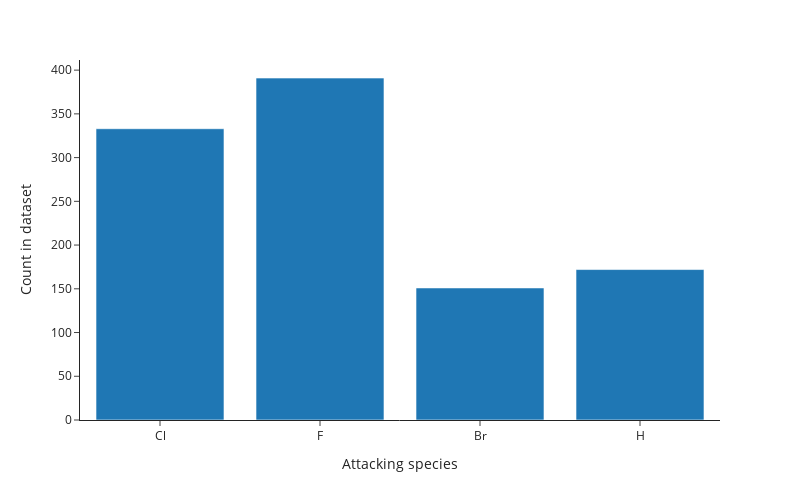

The notebook cell this image was saved under:
### Code cell
fig = px.histogram(x=attacking_species, nbins=20, template="simple_white")
# Set x-label
fig.update_xaxes(title_text="Attacking species")
fig.update_yaxes(title_text="Count in dataset")
# Shorten aspect ratio
fig.update_layout(height=500, width=800)
fig.show()

### Figure 1 — Plotly figure (JSON) as saved in the notebook; plotly's stock layout.template omitted (floating-point values rounded to 4 significant figures; data arrays with more than 128 entries replaced by an {"elided": "..."} marker saying what was removed)
{"data": [{"alignmentgroup": "True", "bingroup": "x", "hovertemplate": "x=%{x}<br>count=%{y}<extra></extra>", "legendgroup": "", "marker": {"color": "#1F77B4", "pattern": {"shape": ""}}, "name": "", "nbinsx": 20, "offsetgroup": "", "orientation": "v", "showlegend": false, "type": "histogram", "x": {"elided": "1047 str values"}, "xaxis": "x", "yaxis": "y"}], "layout": {"barmode": "relative", "height": 500, "legend": {"tracegroupgap": 0}, "margin": {"t": 60}, "width": 800, "xaxis": {"anchor": "y", "domain": [0, 1], "title": {"text": "Attacking species"}}, "yaxis": {"anchor": "x", "domain": [0, 1], "title": {"text": "Count in dataset"}}}}
